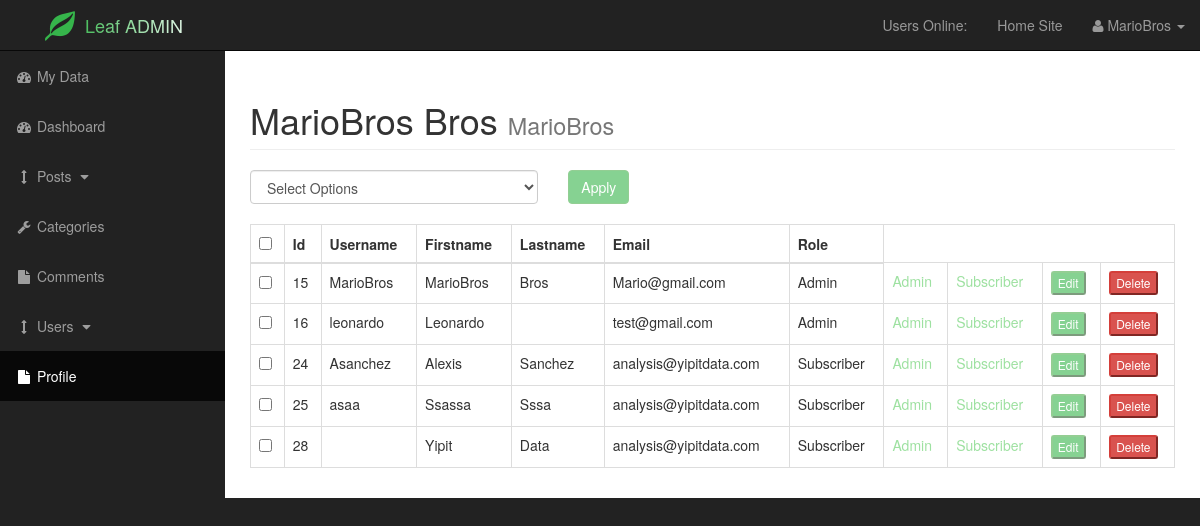
/admin/users.php (signed in), run on an earlier commit of the app's database.
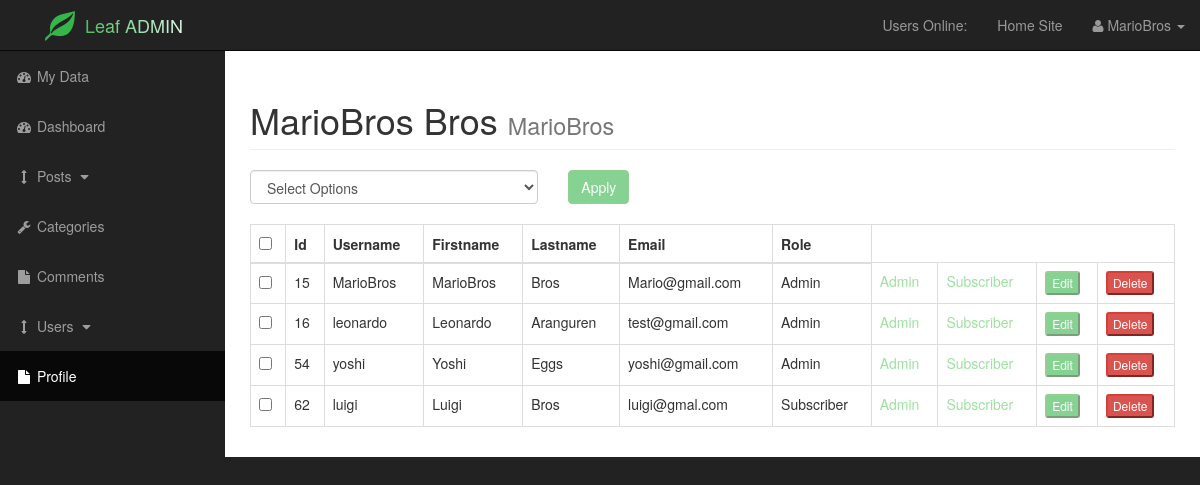
And on a later commit of the database.
### tables this page shows
CREATE TABLE `users` (
  `user_id` int(3) NOT NULL,
  `username` varchar(255) NOT NULL,
  `user_password` varchar(255) NOT NULL,
  `user_firstname` varchar(255) DEFAULT NULL,
  `user_lastname` varchar(255) DEFAULT NULL,
  `user_email` varchar(255) NOT NULL,
  `user_image` text DEFAULT NULL,
  `user_role` varchar(255) NOT NULL,
  `token` text DEFAULT NULL
);

### admin/includes/view_all_users.php (the view, shortened to what this page needs)
<form action="" method="post">
    <table class="table table-bordered table-hover">
        <div class="row">
            <div id="bulkOptionsContainer" class="col-xs-4">
                <select class="form-control input-background" id="" name="bulk_options">
                    <option value="">Select Options</option>
                </select>
            </div>
            <div class="col-xs-4">
                <input type="submit" name="submit" class="btn btn-success submit-buttons" value="Apply">
            </div>
            <table class="table table-bordered table-hover tr-background">
                <thead>
                    <tr>
                        <th><input id="selectAllBoxes" type="checkbox"></th>
                        <th>Id</th>
                        <th>Username</th>
                        <th>Firstname</th>
                        <th>Lastname</th>
                        <th>Email</th>
                        <th>Role</th>
                    </tr>
                </thead>
                <tbody>
                    <?php
                    $query = 'SELECT * FROM users';
                    $select_users = mysqli_query($connection, $query);
                    while ($row = mysqli_fetch_assoc($select_users)) {
                        $user_id = $row['user_id'];
                        $username = stripcslashes($row['username']);
                        $user_firstname = stripcslashes($row['user_firstname']);
                        $user_lastname = stripcslashes($row['user_lastname']);
                        $user_email = $row['user_email'];
                        $user_role = $row['user_role'];
                        echo "<tr>";
                        ?>
                        <td><input class="checkBoxes" type="checkbox" name='checkBoxArray[]' value='<?php echo $user_id ?>'></td>
                        <?php
                        echo "<td>$user_id</td>";
                        echo "<td>$username</td>";
                        echo "<td>$user_firstname</td>";
                        echo "<td>$user_lastname</td>";
                        echo "<td>$user_email</td>";
                        echo "<td>$user_role</td>";
                        echo "<td class='links-color'><a href='users.php?change_to_admin={$user_id}'>Admin</a></td>";
                        echo "<td class='links-color'><a href='users.php?change_to_sub={$user_id}'>Subscriber</a></td>";
                        ?>
</form>
<form method="post" id="actions">
                        <?php
                        echo "<td><input rel='$user_id' class='btn-xs btn-success submit-buttons edit_link' type='submit' value='Edit'></td>";
                        echo "<td><input rel='$user_id' class='btn-xs btn-danger del_link' type='submit' name='delete' value='Delete'></td>";
                        ?>
</form>
        <?php echo "</tr>"; }?>

What changed in the data, as far as the page shows it:
removed users: user_id "24", username "Asanchez", user_firstname "Alexis", user_lastname "Sanchez", user_email "analysis@yipitdata.com", user_role "Subscriber"
removed users: user_id "25", username "asaa", user_firstname "Ssassa", user_lastname "Sssa", user_email "analysis@yipitdata.com", user_role "Subscriber"
removed users: user_id "28", user_firstname "Yipit", user_lastname "Data", user_email "analysis@yipitdata.com", user_role "Subscriber"
changed users "leonardo": user_lastname (not shown) → "Aranguren"
added users: user_id "54", username "yoshi", user_firstname "Yoshi", user_lastname "Eggs", user_email "yoshi@gmail.com", user_role "Admin"
added users: user_id "62", username "luigi", user_firstname "Luigi", user_lastname "Bros", user_email "luigi@gmal.com", user_role "Subscriber"
